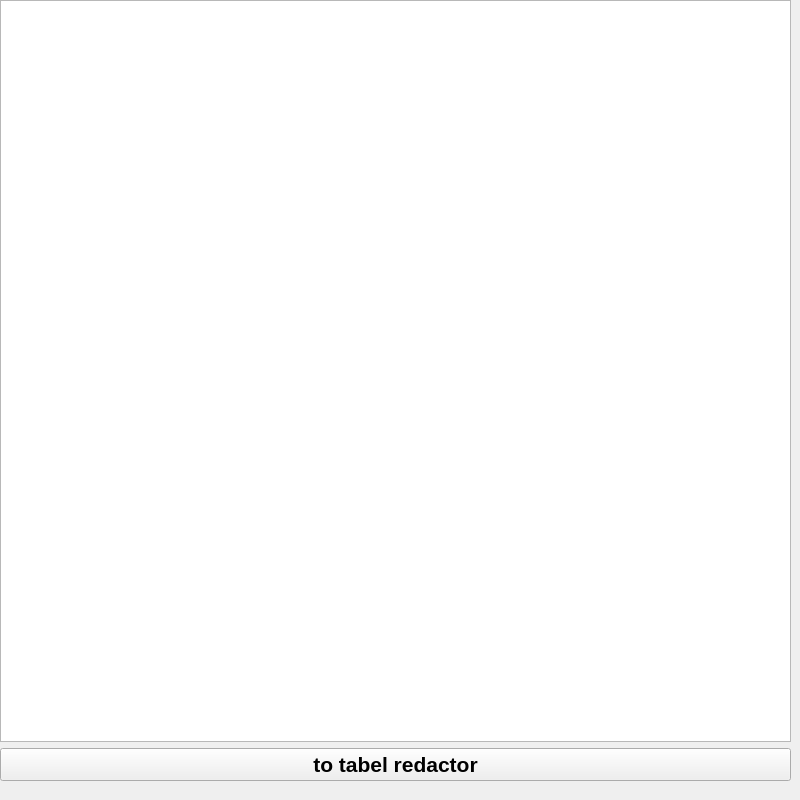
<?xml version="1.0" encoding="UTF-8"?>
<ui version="4.0">
 <class>Form</class>
 <widget class="QWidget" name="Form">
  <property name="geometry">
   <rect>
    <x>0</x>
    <y>0</y>
    <width>800</width>
    <height>800</height>
   </rect>
  </property>
  <property name="windowTitle">
   <string>Form</string>
  </property>
  <widget class="QWidget" name="verticalLayoutWidget">
   <property name="geometry">
    <rect>
     <x>0</x>
     <y>0</y>
     <width>791</width>
     <height>781</height>
    </rect>
   </property>
   <layout class="QVBoxLayout" name="verticalLayout">
    <item>
     <widget class="QTableWidget" name="tableWidget"/>
    </item>
    <item>
     <widget class="QPushButton" name="pushButton">
      <property name="font">
       <font>
        <pointsize>16</pointsize>
        <weight>75</weight>
        <bold>true</bold>
       </font>
      </property>
      <property name="text">
       <string>to tabel redactor</string>
      </property>
     </widget>
    </item>
   </layout>
  </widget>
 </widget>
 <resources/>
 <connections/>
</ui>
